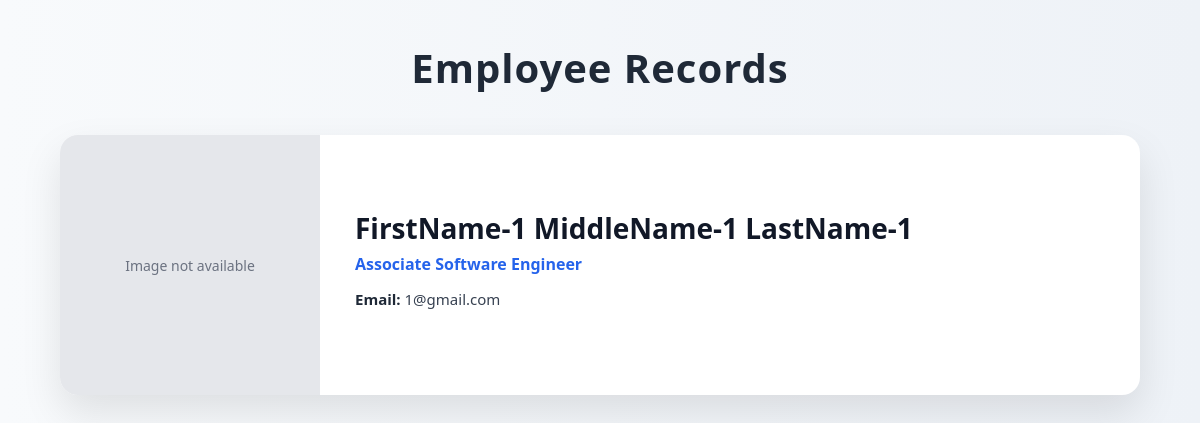
Page /employee-directory/display/ on the earlier database version.
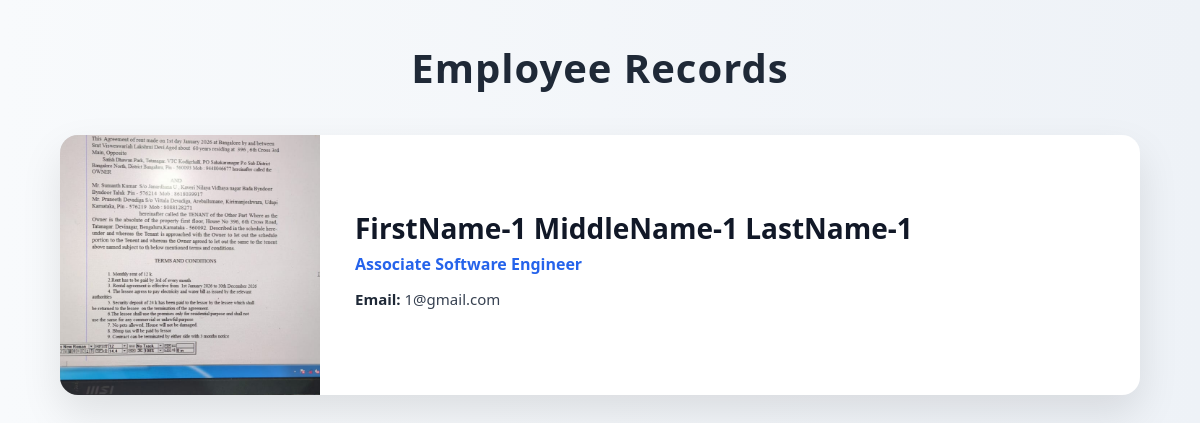
Same page on the later database version.
### EmployeeManagement/models.py (models this page shows, shortened)
class Employee(models.Model):
    firstName = models.CharField(max_length=128)
    middleName = models.CharField(max_length=128, blank=True, null=True)
    lastName = models.CharField(max_length=128)
    GENDER_CHOICES = [
        ('M', 'Male'),
        ('F', 'Female'),
        ('O', 'Other'),
    ]
    gender = models.CharField(max_length=1, choices=GENDER_CHOICES)
    photo = models.ImageField(upload_to='employeeImages/', blank=True, null=True)
    mobileNumber = models.CharField(max_length=15, blank=True, null=True)
    emailAddress = models.EmailField(unique=True)
    DESIGNATION_CHOICES = [
        ('Associate Software Engineer', 'Associate Software Engineer'),
        ('Software Engineer', 'Software Engineer'),
        ('Senior Software Engineer', 'Senior Software Engineer'),
        ('Staff Software Engineer', 'Staff Software Engineer'),
        ('Senior Staff', 'Senior Staff'),
        ('Principal Engineer', 'Principal Engineer'),
        ('Senior Principal Engineer', 'Senior Principal Engineer'),
        ('Distinguished Engineer', 'Distinguished Engineer'),
    ]
    designation = models.CharField(max_length=50, choices=DESIGNATION_CHOICES)
    about = models.TextField(null=True)
    dateOfJoining = models.DateField(null=False, default=now)
    createdAt = models.DateTimeField(auto_now_add=True)
    updatedAt = models.DateTimeField(auto_now=True)

### EmployeeDirectory/views.py (the view)
# urls.py: path('display/', views.display, name='display'),
def display(request):
    employees = models.Employee.objects.all()
    return render(request, "employeeDetails.html", {'employees': employees})

### EmployeeDirectory/templates/employeeDetails.html (shortened to what this page needs)
{% load static %}
<!DOCTYPE html>
<html lang="en">
<head>
    <link rel="stylesheet" href="{% static 'css/employeeDetails.css' %}">
</head>
<body>
    <h1 class="page-title">Employee Records</h1>
    <div class="employee-container">
        {% for employee in employees %}
        <div class="employee-card">
            <div class="employee-photo">
                {% if employee.photo %}
                <img src="{{ employee.photo.url }}" alt="Employee Photo">
                {% else %}
                <div class="no-image">
                    Image not available
                </div>
                {% endif %}
            </div>
            <div class="employee-details">
                <div class="details-content">
                    <h2 class="employee-name">
                        {{ employee.firstName }}
                        {% if employee.middleName %}{{ employee.middleName }}{% endif %}
                        {{ employee.lastName }}
                    </h2>
                    <p class="designation">
                        {{ employee.designation }}
                    </p>
                    <div class="info-grid">
                        <p><span>Email:</span> {{ employee.emailAddress }}</p>
                    </div>
                </div>
            </div>
        </div>
        {% empty %}
        <p class="no-records">No employee records found.</p>
        {% endfor %}
    </div>
</body>
</html>

Differences in the rows shown:
changed Employee "FirstName-1": photo: picture added; no longer shows "Image not available"
